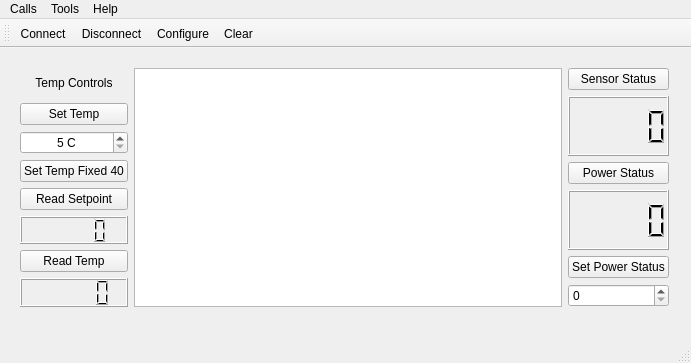
<?xml version="1.0" encoding="UTF-8"?>
<ui version="4.0">
 <class>MainWindow</class>
 <widget class="QMainWindow" name="MainWindow">
  <property name="geometry">
   <rect>
    <x>0</x>
    <y>0</y>
    <width>691</width>
    <height>363</height>
   </rect>
  </property>
  <property name="windowTitle">
   <string>Comm Test</string>
  </property>
  <widget class="QWidget" name="centralWidget">
   <widget class="QWidget" name="layoutWidget">
    <property name="geometry">
     <rect>
      <x>9</x>
      <y>9</y>
      <width>671</width>
      <height>261</height>
     </rect>
    </property>
    <layout class="QHBoxLayout" name="horizontalLayout">
     <item>
      <layout class="QVBoxLayout" name="verticalLayout">
       <item>
        <widget class="QLabel" name="label">
         <property name="text">
          <string>Temp Controls</string>
         </property>
         <property name="alignment">
          <set>Qt::AlignCenter</set>
         </property>
        </widget>
       </item>
       <item>
        <widget class="QPushButton" name="pushButtonSetTemp">
         <property name="text">
          <string>Set Temp</string>
         </property>
        </widget>
       </item>
       <item>
        <widget class="QSpinBox" name="spinBoxSetTemp">
         <property name="alignment">
          <set>Qt::AlignCenter</set>
         </property>
         <property name="suffix">
          <string> C</string>
         </property>
         <property name="minimum">
          <number>5</number>
         </property>
         <property name="maximum">
          <number>50</number>
         </property>
        </widget>
       </item>
       <item>
        <widget class="QPushButton" name="pushButtonFSetTemp">
         <property name="text">
          <string>Set Temp Fixed 40</string>
         </property>
        </widget>
       </item>
       <item>
        <widget class="QPushButton" name="pushButtonReadSet">
         <property name="text">
          <string>Read Setpoint</string>
         </property>
        </widget>
       </item>
       <item>
        <widget class="QLCDNumber" name="lcdNumberSetTemp"/>
       </item>
       <item>
        <widget class="QPushButton" name="pushButtonReadTemp">
         <property name="text">
          <string>Read Temp</string>
         </property>
        </widget>
       </item>
       <item>
        <widget class="QLCDNumber" name="lcdNumberCurrentTemp"/>
       </item>
      </layout>
     </item>
     <item>
      <widget class="QPlainTextEdit" name="plainTextEdit"/>
     </item>
     <item>
      <layout class="QVBoxLayout" name="verticalLayout_3">
       <item>
        <widget class="QPushButton" name="pushButtonReadSensorStatus">
         <property name="text">
          <string>Sensor Status</string>
         </property>
        </widget>
       </item>
       <item>
        <widget class="QLCDNumber" name="lcdNumberSensorStatus"/>
       </item>
       <item>
        <widget class="QPushButton" name="pushButtonReadPowerStatus">
         <property name="text">
          <string>Power Status</string>
         </property>
        </widget>
       </item>
       <item>
        <widget class="QLCDNumber" name="lcdNumberPowerStatus"/>
       </item>
       <item>
        <widget class="QPushButton" name="pushButtonSetPowerStatus">
         <property name="text">
          <string>Set Power Status</string>
         </property>
        </widget>
       </item>
       <item>
        <widget class="QSpinBox" name="spinBoxPowerStatus">
         <property name="maximum">
          <number>1</number>
         </property>
        </widget>
       </item>
      </layout>
     </item>
    </layout>
   </widget>
  </widget>
  <widget class="QMenuBar" name="menuBar">
   <property name="geometry">
    <rect>
     <x>0</x>
     <y>0</y>
     <width>691</width>
     <height>22</height>
    </rect>
   </property>
   <widget class="QMenu" name="menuCalls">
    <property name="title">
     <string>Calls</string>
    </property>
    <addaction name="actionConnect"/>
    <addaction name="actionDisconnect"/>
    <addaction name="separator"/>
    <addaction name="actionQuit"/>
   </widget>
   <widget class="QMenu" name="menuTools">
    <property name="title">
     <string>Tools</string>
    </property>
    <addaction name="actionConfigure"/>
    <addaction name="actionClear"/>
   </widget>
   <widget class="QMenu" name="menuHelp">
    <property name="title">
     <string>Help</string>
    </property>
    <addaction name="actionAbout"/>
    <addaction name="actionAboutQt"/>
   </widget>
   <addaction name="menuCalls"/>
   <addaction name="menuTools"/>
   <addaction name="menuHelp"/>
  </widget>
  <widget class="QToolBar" name="mainToolBar">
   <attribute name="toolBarArea">
    <enum>TopToolBarArea</enum>
   </attribute>
   <attribute name="toolBarBreak">
    <bool>false</bool>
   </attribute>
   <addaction name="actionConnect"/>
   <addaction name="actionDisconnect"/>
   <addaction name="actionConfigure"/>
   <addaction name="actionClear"/>
  </widget>
  <widget class="QStatusBar" name="statusBar"/>
  <action name="actionAbout">
   <property name="text">
    <string>&amp;About</string>
   </property>
   <property name="toolTip">
    <string>About program</string>
   </property>
   <property name="shortcut">
    <string>Alt+A</string>
   </property>
  </action>
  <action name="actionAboutQt">
   <property name="text">
    <string>About Qt</string>
   </property>
  </action>
  <action name="actionConnect">
   <property name="icon">
    <iconset resource="OvenComm.qrc">
     <normaloff>:/images/connect.png</normaloff>:/images/connect.png</iconset>
   </property>
   <property name="text">
    <string>C&amp;onnect</string>
   </property>
   <property name="toolTip">
    <string>Connect to serial port</string>
   </property>
   <property name="shortcut">
    <string>Ctrl+O</string>
   </property>
  </action>
  <action name="actionDisconnect">
   <property name="icon">
    <iconset resource="OvenComm.qrc">
     <normaloff>:/images/disconnect.png</normaloff>:/images/disconnect.png</iconset>
   </property>
   <property name="text">
    <string>&amp;Disconnect</string>
   </property>
   <property name="toolTip">
    <string>Disconnect from serial port</string>
   </property>
   <property name="shortcut">
    <string>Ctrl+D</string>
   </property>
  </action>
  <action name="actionConfigure">
   <property name="icon">
    <iconset resource="OvenComm.qrc">
     <normaloff>:/images/settings.png</normaloff>:/images/settings.png</iconset>
   </property>
   <property name="text">
    <string>&amp;Configure</string>
   </property>
   <property name="toolTip">
    <string>Configure serial port</string>
   </property>
   <property name="shortcut">
    <string>Alt+C</string>
   </property>
  </action>
  <action name="actionClear">
   <property name="icon">
    <iconset resource="OvenComm.qrc">
     <normaloff>:/images/clear.png</normaloff>:/images/clear.png</iconset>
   </property>
   <property name="text">
    <string>C&amp;lear</string>
   </property>
   <property name="toolTip">
    <string>Clear data</string>
   </property>
   <property name="shortcut">
    <string>Alt+L</string>
   </property>
  </action>
  <action name="actionQuit">
   <property name="icon">
    <iconset resource="OvenComm.qrc">
     <normaloff>:/images/application-exit.png</normaloff>:/images/application-exit.png</iconset>
   </property>
   <property name="text">
    <string>&amp;Quit</string>
   </property>
   <property name="shortcut">
    <string>Ctrl+Q</string>
   </property>
  </action>
 </widget>
 <layoutdefault spacing="6" margin="11"/>
 <resources>
  <include location="OvenComm.qrc"/>
 </resources>
 <connections/>
</ui>
